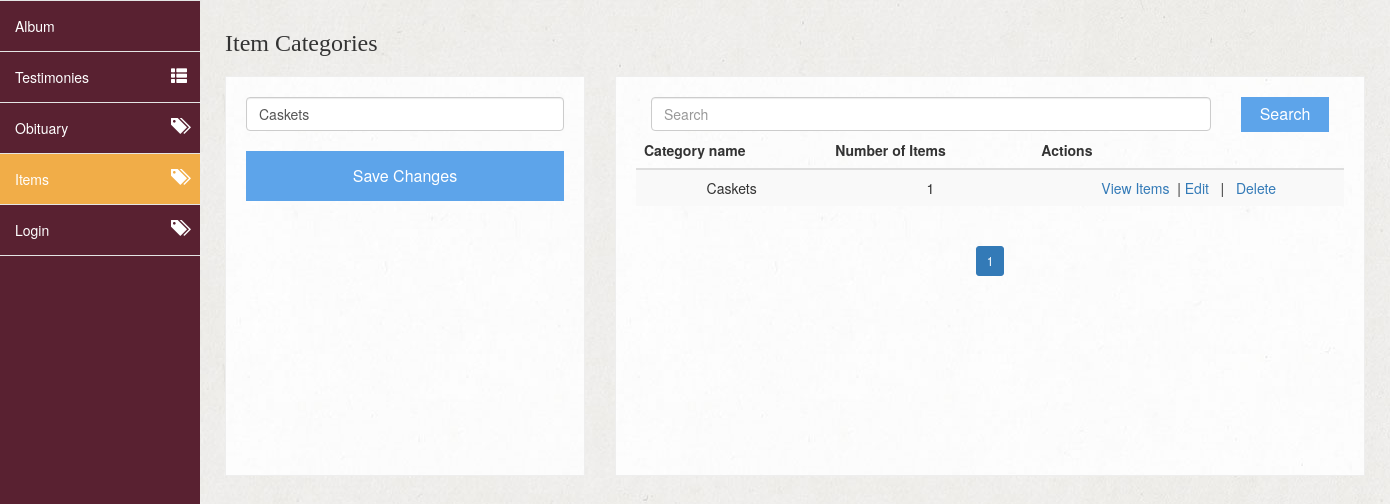
The app's page /views/category-management.php?id=1 (signed in) with its own data.
### tables this page shows
CREATE TABLE `categories` (
  `category_id` int(11) NOT NULL,
  `category_name` varchar(20) NOT NULL
);

### public/services/CategoryService.php (called while the page is built, shortened)
<?php
require_once '../common/Databaseservice.php';
require_once '../classes/Category.php';
class CategoryService
{
    private $_count;
    private $_LIMIT;
    public function __construct(){
        $this->_LIMIT = 10;
    }
    public function getNumberOfPages(){
        return ceil($this->_count /$this->_LIMIT);
    }
    public function getCount(){
        $db = Database::getInstance();
        $result = $db->query('select count(*) as count from categories');
        $this->_count = $result->fetch_assoc()['count'];
        return $this->_count;
    }
    public function get($page_num = 1, $limit = 10, $name = ''){
        global $_CONFIG;
        $db = Database::getInstance();
        $this->_LIMIT = $limit;
        $this->getCount();
		$start = $this->_LIMIT * ($page_num-1);
	    $list = [];
	    $limitQuery = "{$start},{$this->_LIMIT}";
        $name = $db->escape_string($name);
	    $nameQuery = " category_name like '%{$name}%' ";
		if($result = $db->query("select * from categories where {$nameQuery} order by category_id desc limit {$limitQuery}"))
		{
		    $i =0;
		    while($obj = $result->fetch_assoc()){
               $category = new Category();
               $category->setId($obj["category_id"]);
               $category->setName($obj["category_name"]);
                $items = [];
                $id = $obj["category_id"];
                if($result2 = @Database::getInstance()->query("select * from items where fk_category_id = {$id}"))
                {
                    $x = 0;
                    while($row = $result2->fetch_assoc()){
                        $item = new Item();
                        $item->setId($row["item_id"]);
                        $item->setName($row["item_name"]);
                        $item->setDescription($row["description"]);
                        $item->setPath( $_CONFIG["UPLOADS"].$row["path"]);
                        $items[$x] = $item;
                        $x++;
                    }
                    $category->setItems($items);
                }
               $list[$i] = $category;
               $i++;
		    }
	    }
		 return $list;
    }
    public static function findOne($id){
        global $_CONFIG;
        $category = new Category();
        if( $statement = @Database::getInstance()->prepare("SELECT * FROM categories WHERE category_id = ?")){
            @$statement->bind_param("i", $id);
            $statement->execute();
            if($rows = $statement->get_result()){
                while($obj = $rows->fetch_assoc()){
                    $category->setId($obj["category_id"]);
                    $category->setName($obj["category_name"]);
                     $items = [];
                    $id = $obj["category_id"];
                    if($result2 = @Database::getInstance()->query("select * from items where fk_category_id = {$id}"))
                    {
                        $x = 0;
                        while($row = $result2->fetch_assoc()){
                            $item = new Item();
                            $item->setId($row["item_id"]);
                            $item->setName($row["item_name"]);
                            $item->setDescription($row["description"]);
                            $item->setPath( $_CONFIG["UPLOADS"].$row["path"]);
                            $items[$x] = $item;
                            $x++;
                        }
                        $category->setItems($items);
                    }
                }
	        }
	    }
        return $category;
	}
}
?>

### public/classes/Category.php (called while the page is built)
<?php
class Category{
    private $_id = 0;
    private $_name = "";
    private $_items = [];
    public function getId(){
        return $this->_id;
    }
    public function setId($id){
        $this->_id=$id;
    }
    public function getName(){
        return $this->_name;
    }
    public function setName($name){
        $this->_name = $name;
    }
    public function getItems(){
        return $this->_items;
    }
    public function setItems($items){
        $this->_items = $items;
    }
}
?>

### public/config/Config.php (called while the page is built, shortened)
<?php
$_CONFIG = [
        "DATABASECONFIG" => [
            "SERVER" =>"127.0.0.1",
            "USERNAME" => "root",
            "PASSWORD" => "",
            "DATABASE" => "gardenfh_db"
        ],
        "UPLOADS"=> "..\\uploads\\",
];

### public/common/DatabaseService.php (called while the page is built, shortened)
<?php
include_once("../config/Config.php");
 class Database{
    private static $instance = null;
    public static function getInstance(){
        global $_CONFIG;
        if(!isset(self::$instance)){
             self::$instance = new Mysqli(  $_CONFIG["DATABASECONFIG"]["SERVER"],
                                            $_CONFIG["DATABASECONFIG"]["USERNAME"],
                                            $_CONFIG["DATABASECONFIG"]["PASSWORD"] ,
                                            $_CONFIG["DATABASECONFIG"]["DATABASE"]
                                         );
        }
        return self::$instance;
    }
}

### public/views/category-management.php (the view, shortened to what this page needs)
<?php
 require('../services/CategoryService.php');
 require_once('admin-sidebar.php');
?>
<?php
    $categoryService = new CategoryService();
    $page_num = 1;
    $category = null;
    if(isset($_GET["id"])){
        $category = categoryService::findOne($_GET["id"]);
    }
    if(isset($_GET["q"])){
       $categoryList = $categoryService->get($page_num, 8, $_GET["q"]);
    }else{
       $categoryList = $categoryService->get($page_num, 8);
    }
    $numberOfPages = $categoryService->getNumberOfPages();
?>
<div class="container category-management">
    <h3> Item Categories </h3>
    <div class="row">
        <div class="col-md-4 col-sm-4 col-xs-12">
            <div class="card">
                <form action="<?= (isset($category))?'../actions/category-actions.php?id='.$category->getId():'../actions/category-actions.php'?>" method="post">
                    <input type="text" value="<?=(isset($category))?$category->getName():''?>" class="form-control" name="name" style="width: 100%" placeholder="category Name">
                    <button type="submit" style="margin-top: 20px" class="cust-btn"><?= (isset($category))?'Save Changes':'Create'?></button>
                </form>
            </div>
        </div>
        <div class="col-md-8 col-sm-8 col-xs-12">
            <div class="card">
                <form class="form-inline" >
                    <div class="col-sm-10">
                        <input type="text" class="form-control" style="width: 100%" name="q" placeholder="Search">
                    </div>
                    <div class="col-sm-2">
                       <button type="submit" class="cust-btn" style="height: 35px !important;">Search</button>
                    </div>
                </form>
                <table class="table table-striped">
                    <thead>
                        <tr>
                            <th>Category name</th>
                            <th>Number of Items</th>
                            <th>Actions</th>
                        </tr>
                    </thead>
                    <tbody>
                        <?php foreach($categoryList as $category) :?>
                        <tr>
                            <td><?= $category->getName()?></td>
                            <td><?= count($category->getItems())?></td>
                            <td>
                                <a href=<?= './item-management.php?cat_id='.$category->getId()?>>View Items</a> &nbsp|
                                <a href=<?= './category-management.php?id='.$category->getId()?>>Edit</a> &nbsp | &nbsp
                                <a href="<?='../actions/category-actions.php?id='.$category->getId().'&delete=yes'?>">Delete</a>
                            </td>
                        </tr>
                        <?php endforeach; ?>
                    </tbody>
                </table>
                 <div class="row text-center">
                <nav aria-label="..." style=" position: relative; margin: auto 0;">
                <ul class="pagination pagination-sm">
                    <?php for( $i =1; $i <= $numberOfPages; $i++):?>
                    <li class="page-item <?=($page_num == $i)?'active':''?>"><a class="page-link" <?=($page_num == $i)?' ':"href= 'category-management.php?page_num=$i'"?> > <?=$i ?></a></li>
                    <?php endfor;?>
                </ul>
                </nav>
              </div>
            </div>
        </div>
    </div>
</div>
<?php require_once('admin-footer.php'); ?>

### public/assets/css/style.css (style rules this page uses)
body { padding:0; margin:0; background-image: url('../img/top_bg.jpg') }
h1, h2, h3, h4 { font-family : "cinzel" !important; }
.card { height: 400px !important; border: 1px solid #eee; padding: 20px; margin-top: 10px; text-align: center; background-color: #fff; position: relative; background-image: url('../img/white_bg.jpg'); }
.card ul { list-style: none; padding-left: 0px; }

### public/assets/css/side-bar.css (style rules this page uses)
body,html { height: 100vh; }

### public/views/admin-sidebar.php (style rules this page uses)
.cust-btn { height: 50px !important; width: 100% !important; background-color: #5da4ea; border: none !important; color: white !important; text-decoration: none !important; display: inline-block !important; font-size: 16px !important; }

### records on screen
categories: name "Caskets", category_name "Caskets", count($category->getItems()) "1"
